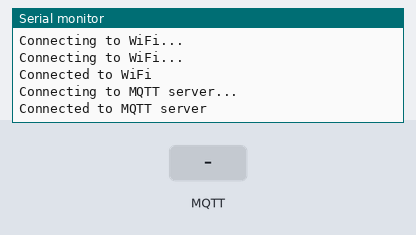
Bench run of a sketch on a simulated ESP32. Parts: the last lines printed to the serial monitor. Inputs (shaded band) come from the test bench. WiFi joins after 1.5 s; servers stay silent unless stated; no MQTT or app messages arrive unless stated.

Above: at 3.2 s.
3.3 s: MQTT message "1" arrives on the first subscribed topic
At 4.0 s:
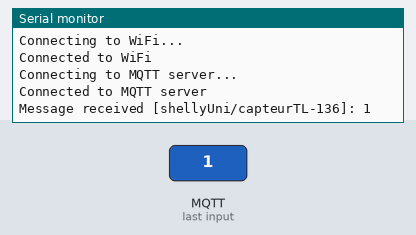
4.8 s: MQTT message "on" arrives on the first subscribed topic
At 5.2 s:
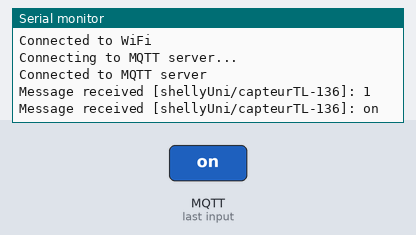
6.3 s: MQTT message "off" arrives on the first subscribed topic
At 7.5 s:
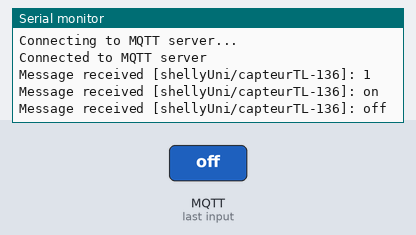

The sketch:

recupMsgOfShelly.ino
```cpp
#include <WiFi.h>
#include <PubSubClient.h>


//code Arduino qui utilise la bibliothèque PubSubClient pour se connecter à un broker MQTT et recevoir les messages publiés par le Shelly Uni.


const char* ssid = "nom_du_reseau_wifi";
const char* password = "mot_de_passe_wifi";
const char* mqttServer = "adresse_IP_du_broker_mqtt";
const char* mqttUsername = "nom_d_utilisateur_mqtt";
const char* mqttPassword = "mot_de_passe_mqtt";

WiFiClient espClient;
PubSubClient client(espClient);

void setup() {
  Serial.begin(9600);
  WiFi.begin(ssid, password);

  while (WiFi.status() != WL_CONNECTED) {
    delay(1000);
    Serial.println("Connecting to WiFi...");
  }

  Serial.println("Connected to WiFi");

  client.setServer(mqttServer, 1883);
  client.setCallback(callback);

  while (!client.connected()) {
    Serial.println("Connecting to MQTT server...");
    if (client.connect("arduinoClient", mqttUsername, mqttPassword )) {
      Serial.println("Connected to MQTT server");
      client.subscribe("shellyUni/capteurTL-136");
    } else {
      Serial.print("Failed with state ");
      Serial.println(client.state());
      delay(2000);
    }
  }
}

void loop() {
  client.loop();
}

void callback(char* topic, byte* payload, unsigned int length) {
  Serial.print("Message received [");
  Serial.print(topic);
  Serial.print("]: ");
  for (int i = 0; i < length; i++) {
    Serial.print((char)payload[i]);
  }
  Serial.println();

  // Traitez les données reçues ici
}
```

Measured:
- after the input at 3.3 s, the serial monitor: prints a new line at once (image 1)
- after the input at 4.8 s, the serial monitor: prints a new line at once (image 2)
- after the input at 6.3 s, the serial monitor: prints a new line at once (image 3)
